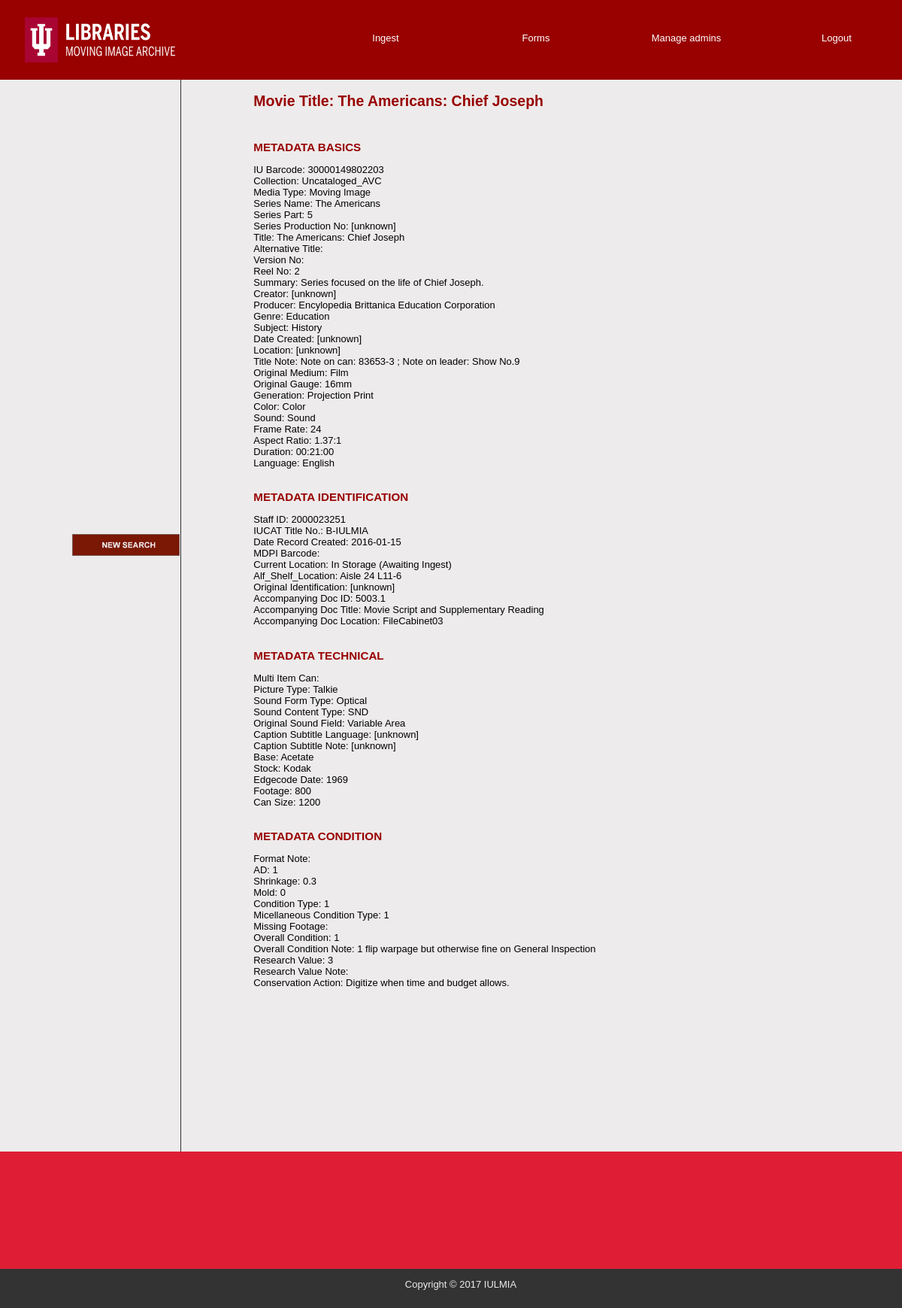
Page /moviepageadmin.php?movieid=30000149802203 (signed in) on the committed database.
### tables this page shows
CREATE TABLE BIB_BASIC (
    Bib_IU_Barcode varchar(20) not null,
    Bib_Collection varchar(200) not null,
    Bib_Media_Type varchar(20),
    Bib_Series_Name varchar(200),
    Bib_Series_Part varchar(10),
    Bib_Series_Production_No varchar(25),
    Bib_Title varchar(200) not null,
    Bib_Alternative_Title varchar(200),
    Bib_Version_No smallint,
    Bib_Reel_No smallint,
    Bib_Summary varchar(200),
    Bib_Creator varchar(50),
    Bib_Producer varchar(50),
    Bib_Genre varchar(25) not null,
    Bib_Subject varchar(50) not null,
    Bib_Date_Created varchar(200),
    Bib_Location varchar(200),
    Bib_Title_Note varchar(200),
    Bib_Original_Medium varchar(15),
    Bib_Original_Gauge varchar(25),
    Bib_Generation varchar(50),
    Bib_Color varchar(20),
    Bib_Sound varchar(15),
    Bib_Frame_Rate int,
    Bib_Aspect_Ratio varchar(10),
    Bib_Duration time,
    Bib_Language varchar(50),
    primary key (Bib_IU_Barcode)
);

CREATE TABLE BIB_IDENT (
    Bibident_ID int not null auto_increment,
    Bib_IU_Barcode varchar(20) not null,
    Per_ID varchar(15) not null,
    Bibident_IUCAT_Title_No varchar(50),
    Bibident_Date_Record_Created DATE,
    Bibident_MDPI_Barcode bigint,
    Bibident_Current_Location varchar(50) not null,
    Bibident_Alf_Shelf_Location varchar(30),
    Bibident_Original_Identification varchar(25),
    Bibident_Accompanying_Doc_ID varchar(25),
    Bibident_Accompanying_Doc_Title varchar(200),
    Bibident_Accompanying_Doc_Location varchar(25),
    primary key (Bibident_ID), 
    foreign key (Bib_IU_Barcode) references BIB_BASIC (Bib_IU_Barcode),
    foreign key (Per_ID) references PERSON (Per_ID)
);

CREATE TABLE BIB_TECH (
    BibTech_ID int not null auto_increment,
    Bib_IU_Barcode varchar(20) not null,
    BibTech_Multi_Item_Can int,
    BibTech_Picture_Type varchar(50),
    BibTech_Sound_Form_Type varchar(25),
    BibTech_Sound_Content_Type varchar(200),
    BibTech_Original_Sound_Field varchar(200),
    BibTech_Caption_Subtitle_Language varchar(25),
    BibTech_Caption_Subtitle_Note varchar(200),
    BibTech_Base varchar(25),
    BibTech_Stock varchar(25),
    BibTech_Edgecode_Date year,
    BibTech_Footage int,
    BibTech_Can_Size int,
    primary key (BibTech_ID), 
    foreign key (Bib_IU_Barcode) references BIB_BASIC (Bib_IU_Barcode)
);

CREATE TABLE BIB_COND (
    Bibcond_ID int not null auto_increment,
    Bib_IU_Barcode varchar(20) not null,
    BibCond_Format_Note varchar(200),
    BibCond_AD smallint,
    BibCond_Shrinkage float(2,1),
    BibCond_Mold smallint,
    BibCond_Condition_Type smallint,
    BibCond_Micellaneous_Condition_Type varchar(200),
    BibCond_Missing_Footage int,
    BibCond_Overall_Condition smallint,
    BibCond_Overall_Condition_Note varchar(200),
    BibCond_Research_Value smallint,
    BibCond_Research_Value_Note varchar(200),
    BibCond_Conservation_Action varchar(200),
    primary key (Bibcond_ID), 
    foreign key (Bib_IU_Barcode) references BIB_BASIC (Bib_IU_Barcode)
);

### includes/functions.php (called while the page is built, shortened)
<?php
	function fetch_details_movie($movie_id) {
		global $connection;
		$query = "Select * from BIB_BASIC where Bib_IU_Barcode = $movie_id";
		$movie_details = mysqli_query($connection, $query);
		return $movie_details;
	}
	function fetch_ident_details_movie($movie_id) {
		global $connection;
		$query = "Select * from BIB_IDENT where Bib_IU_Barcode = $movie_id";
		$movie_details = mysqli_query($connection, $query);
		return $movie_details;
	}
	function fetch_tech_details_movie($movie_id) {
		global $connection;
		$query = "Select * from BIB_TECH where Bib_IU_Barcode = $movie_id";
		$movie_details = mysqli_query($connection, $query);
		return $movie_details;
	}
	function fetch_cond_details_movie($movie_id) {
		global $connection;
		$query = "Select * from BIB_COND where Bib_IU_Barcode = $movie_id";
		$movie_details = mysqli_query($connection, $query);
		return $movie_details;
	}
?>

### public/moviepageadmin.php (the view, shortened to what this page needs)
<?php require_once("../includes/data/db_config.php"); ?>
<?php require_once("../includes/functions.php"); ?>
<?php include("../includes/templates/header-admin.php"); ?>
<div id="main">
	<table>
		<tr>
			<td width="20%"><div id="navigation" style="padding-left: 40%; padding-bottom: 98%">
				<br>
				<br>
				<br>
				<a href="ingest.php"><img src="../public/images/NewSearchN.png" alt="New Search" width="100%"></a>
			</div></td>
			<td width="80%"><div id="page">
			<?php
				if(isset($_GET["movieid"])) {
					$movie_bib_details = fetch_details_movie($_GET["movieid"]);
					$output = "<h2>";
					$output .= "Movie Title: ";
					while ($mov = mysqli_fetch_assoc($movie_bib_details)) {
						$output .= $mov["Bib_Title"] . "</h2><br>";
						$output .= "<h3>METADATA BASICS</h3>";
						$output .= "IU Barcode: " . $mov["Bib_IU_Barcode"] . "<br>";
						$output .= "Collection: " . $mov["Bib_Collection"] . "<br>";
						$output .= "Media Type: " . $mov["Bib_Media_Type"] . "<br>";
						$output .= "Series Name: " . $mov["Bib_Series_Name"] . "<br>";
						$output .= "Series Part: " . $mov["Bib_Series_Part"] . "<br>";
						$output .= "Series Production No: " . $mov["Bib_Series_Production_No"] . "<br>";
						$output .= "Title: " . $mov["Bib_Title"] . "<br>";
						$output .= "Alternative Title: " . $mov["Bib_Alternative_Title"] . "<br>";
						$output .= "Version No: " . $mov["Bib_Version_No"] . "<br>";
						$output .= "Reel No: " . $mov["Bib_Reel_No"] . "<br>";
						$output .= "Summary: " . $mov["Bib_Summary"] . "<br>";
						$output .= "Creator: " . $mov["Bib_Creator"] . "<br>";
						$output .= "Producer: " . $mov["Bib_Producer"] . "<br>";
						$output .= "Genre: " . $mov["Bib_Genre"] . "<br>";
						$output .= "Subject: " . $mov["Bib_Subject"] . "<br>";
						$output .= "Date Created: " . $mov["Bib_Date_Created"] . "<br>";
						$output .= "Location: " . $mov["Bib_Location"] . "<br>";
						$output .= "Title Note: " . $mov["Bib_Title_Note"] . "<br>";
						$output .= "Original Medium: " . $mov["Bib_Original_Medium"] . "<br>";
						$output .= "Original Gauge: " . $mov["Bib_Original_Gauge"] . "<br>";
						$output .= "Generation: " . $mov["Bib_Generation"] . "<br>";
						$output .= "Color: " . $mov["Bib_Color"] . "<br>";
						$output .= "Sound: " . $mov["Bib_Sound"] . "<br>";
						$output .= "Frame Rate: " . $mov["Bib_Frame_Rate"] . "<br>";
						$output .= "Aspect Ratio: " . $mov["Bib_Aspect_Ratio"] . "<br>";
						$output .= "Duration: " . $mov["Bib_Duration"] . "<br>";
						$output .= "Language: " . $mov["Bib_Language"] . "<br>";
					}
					echo "$output";
				}
			?>
			<br>
			<h3>METADATA IDENTIFICATION</h3>
			<?php
				if(isset($_GET["movieid"])) {
					$movie_bib_details = fetch_ident_details_movie($_GET["movieid"]);
					$output = "";
					while ($mov = mysqli_fetch_assoc($movie_bib_details)) {
						$output .= "Staff ID: " . $mov["Per_ID"] . "<br>";
						$output .= "IUCAT Title No.: " . $mov["Bibident_IUCAT_Title_No"] . "<br>";
						$output .= "Date Record Created: " . $mov["Bibident_Date_Record_Created"] . "<br>";
						$output .= "MDPI Barcode: " . $mov["Bibident_MDPI_Barcode"] . "<br>";
						$output .= "Current Location: " . $mov["Bibident_Current_Location"] . "<br>";
						$output .= "Alf_Shelf_Location: " . $mov["Bibident_Alf_Shelf_Location"] . "<br>";
						$output .= "Original Identification: " . $mov["Bibident_Original_Identification"] . "<br>";
						$output .= "Accompanying Doc ID: " . $mov["Bibident_Accompanying_Doc_ID"] . "<br>";
						$output .= "Accompanying Doc Title: " . $mov["Bibident_Accompanying_Doc_Title"] . "<br>";
						$output .= "Accompanying Doc Location: " . $mov["Bibident_Accompanying_Doc_Location"] . "<br>";
					}
					echo "$output";
				}
			?>
			<br>
			<h3>METADATA TECHNICAL</h3>
			<?php
				if(isset($_GET["movieid"])) {
					$movie_bib_details = fetch_tech_details_movie($_GET["movieid"]);
					$output = "";
					while ($mov = mysqli_fetch_assoc($movie_bib_details)) {
						$output .= "Multi Item Can: " . $mov["BibTech_Multi_Item_Can"] . "<br>";
						$output .= "Picture Type: " . $mov["BibTech_Picture_Type"] . "<br>";
						$output .= "Sound Form Type: " . $mov["BibTech_Sound_Form_Type"] . "<br>";
						$output .= "Sound Content Type: " . $mov["BibTech_Sound_Content_Type"] . "<br>";
						$output .= "Original Sound Field: " . $mov["BibTech_Original_Sound_Field"] . "<br>";
						$output .= "Caption Subtitle Language: " . $mov["BibTech_Caption_Subtitle_Language"] . "<br>";
						$output .= "Caption Subtitle Note: " . $mov["BibTech_Caption_Subtitle_Note"] . "<br>";
						$output .= "Base: " . $mov["BibTech_Base"] . "<br>";
						$output .= "Stock: " . $mov["BibTech_Stock"] . "<br>";
						$output .= "Edgecode Date: " . $mov["BibTech_Edgecode_Date"] . "<br>";
						$output .= "Footage: " . $mov["BibTech_Footage"] . "<br>";
						$output .= "Can Size: " . $mov["BibTech_Can_Size"] . "<br>";
					}
					echo "$output";
				}
			?>
			<br>
			<h3>METADATA CONDITION</h3>
			<?php
				if(isset($_GET["movieid"])) {
					$movie_bib_details = fetch_cond_details_movie($_GET["movieid"]);
					$output = "";
					while ($mov = mysqli_fetch_assoc($movie_bib_details)) {
						$output .= "Format Note: " . $mov["BibCond_Format_Note"] . "<br>";
						$output .= "AD: " . $mov["BibCond_AD"] . "<br>";
						$output .= "Shrinkage: " . $mov["BibCond_Shrinkage"] . "<br>";
						$output .= "Mold: " . $mov["BibCond_Mold"] . "<br>";
						$output .= "Condition Type: " . $mov["BibCond_Condition_Type"] . "<br>";
						$output .= "Micellaneous Condition Type: " . $mov["BibCond_Micellaneous_Condition_Type"] . "<br>";
						$output .= "Missing Footage: " . $mov["BibCond_Missing_Footage"] . "<br>";
						$output .= "Overall Condition: " . $mov["BibCond_Overall_Condition"] . "<br>";
						$output .= "Overall Condition Note: " . $mov["BibCond_Overall_Condition_Note"] . "<br>";
						$output .= "Research Value: " . $mov["BibCond_Research_Value"] . "<br>";
						$output .= "Research Value Note: " . $mov["BibCond_Research_Value_Note"] . "<br>";
						$output .= "Conservation Action: " . $mov["BibCond_Conservation_Action"] . "<br>";
					}
					echo "$output";
				}
			?>
			</div></td>
		</tr>
	</table>
</div>
<?php include("../includes/templates/footer.php"); ?>

### public/css/public.css (style rules this page uses)
html { height: 100%; width: 100%; }
body { width: 100%; height: 100%; margin: 0; padding: 0; border: 0; font-family: Verdana, Arial, Helvetica, sans-serif; font-size: 13px; line-height: 15px; background: #EDEBEB; }
#main { width: 100%; background: #EDEBEB; overflow: auto; position: relative; }
#navigation { float: left; margin: 0; color: #191919; background: #EDEBEB; }
#navigation a { color: #191919; text-decoration: none; }
#page { float: left; margin: 0; padding-left: 10%; background: #EDEBEB; padding-bottom: 22.5%; }
#page h2 { color: #990000; margin-top: 1em; text-align: left; }
#page h3 { color: #990000; }
table { border-collapse: collapse; }
table td { border: 1px solid #333333; }
table tr:first-child td { border-top: 0; }
table tr:last-child td { border-bottom: 0; }
table tr td:first-child { border-left: 0; }
table tr td:last-child { border-right: 0; }

### rows in the picture
bib_basic: Bib_Title "The Americans: Chief Joseph", Bib_IU_Barcode "30000149802203", Bib_Collection "Uncataloged_AVC", Bib_Media_Type "Moving Image", Bib_Series_Name "The Americans", Bib_Series_Part "5", Bib_Series_Production_No "[unknown]", Bib_Reel_No "2", Bib_Summary "Series focused on the life of Chief Joseph.", Bib_Creator "[unknown]", Bib_Producer "Encylopedia Brittanica Education Corporation", Bib_Genre "Education", Bib_Subject "History", Bib_Date_Created "[unknown]", Bib_Location "[unknown]", Bib_Title_Note "Note on can: 83653-3 ; Note on leader: Show No.9", Bib_Original_Medium "Film", Bib_Original_Gauge "16mm", Bib_Generation "Projection Print", Bib_Color "Color", Bib_Sound "Sound", Bib_Frame_Rate "24", Bib_Aspect_Ratio "1.37:1", Bib_Duration "00:21:00", Bib_Language "English"
bib_ident: Per_ID "2000023251", Bibident_IUCAT_Title_No "B-IULMIA", Bibident_Date_Record_Created "2016-01-15", Bibident_Current_Location "In Storage (Awaiting Ingest)", Bibident_Alf_Shelf_Location "Aisle 24 L11-6", Bibident_Original_Identification "[unknown]", Bibident_Accompanying_Doc_ID "5003.1", Bibident_Accompanying_Doc_Title "Movie Script and Supplementary Reading", Bibident_Accompanying_Doc_Location "FileCabinet03"
bib_tech: BibTech_Picture_Type "Talkie", BibTech_Sound_Form_Type "Optical", BibTech_Sound_Content_Type "SND", BibTech_Original_Sound_Field "Variable Area", BibTech_Caption_Subtitle_Language "[unknown]", BibTech_Caption_Subtitle_Note "[unknown]", BibTech_Base "Acetate", BibTech_Stock "Kodak", BibTech_Edgecode_Date "1969", BibTech_Footage "800", BibTech_Can_Size "1200"
bib_cond: BibCond_AD "1", BibCond_Shrinkage "0.3", BibCond_Mold "0", BibCond_Condition_Type "1", BibCond_Micellaneous_Condition_Type "1", BibCond_Overall_Condition "1", BibCond_Overall_Condition_Note "1 flip warpage but otherwise fine on General Inspection", BibCond_Research_Value "3", BibCond_Conservation_Action "Digitize when time and budget allows."

### other values in the picture
$output "Movie Title:"
